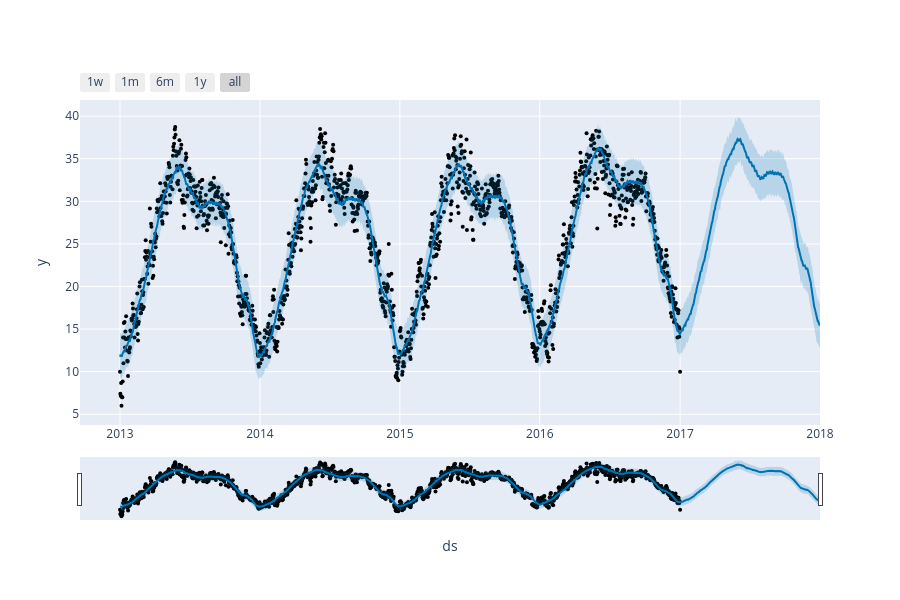

Write notebook code for a chart like this one.
### Markdown cell above
Now we start with forecasting model using Facebook prophet model

### Code cell
from prophet import Prophet
from prophet.plot import plot_plotly, plot_components
model = Prophet()
model.fit(forecast_data)
forecasts = model.make_future_dataframe(periods=365)
predictions = model.predict(forecasts)
plot_plotly(model, predictions)

### Figure 1 — Plotly figure (JSON) as saved in the notebook; plotly's stock layout.template omitted (floating-point values rounded to 4 significant figures; data arrays with more than 128 entries replaced by an {"elided": "..."} marker saying what was removed)
{"data": [{"marker": {"color": "black", "size": 4}, "mode": "markers", "name": "Actual", "type": "scatter", "x": {"elided": "1462 str values"}, "y": {"elided": "1462 float values"}}, {"hoverinfo": "skip", "line": {"width": 0}, "mode": "lines", "type": "scatter", "x": {"elided": "1827 str values"}, "y": {"elided": "1827 float values"}}, {"fill": "tonexty", "fillcolor": "rgba(0, 114, 178, 0.2)", "line": {"color": "#0072B2", "width": 2}, "mode": "lines", "name": "Predicted", "type": "scatter", "x": {"elided": "1827 str values"}, "y": {"elided": "1827 float values"}}, {"fill": "tonexty", "fillcolor": "rgba(0, 114, 178, 0.2)", "hoverinfo": "skip", "line": {"width": 0}, "mode": "lines", "type": "scatter", "x": {"elided": "1827 str values"}, "y": {"elided": "1827 float values"}}], "layout": {"height": 600, "showlegend": false, "width": 900, "xaxis": {"rangeselector": {"buttons": [{"count": 7, "label": "1w", "step": "day", "stepmode": "backward"}, {"count": 1, "label": "1m", "step": "month", "stepmode": "backward"}, {"count": 6, "label": "6m", "step": "month", "stepmode": "backward"}, {"count": 1, "label": "1y", "step": "year", "stepmode": "backward"}, {"step": "all"}]}, "rangeslider": {"visible": true}, "title": {"text": "ds"}, "type": "date"}, "yaxis": {"title": {"text": "y"}}}}
